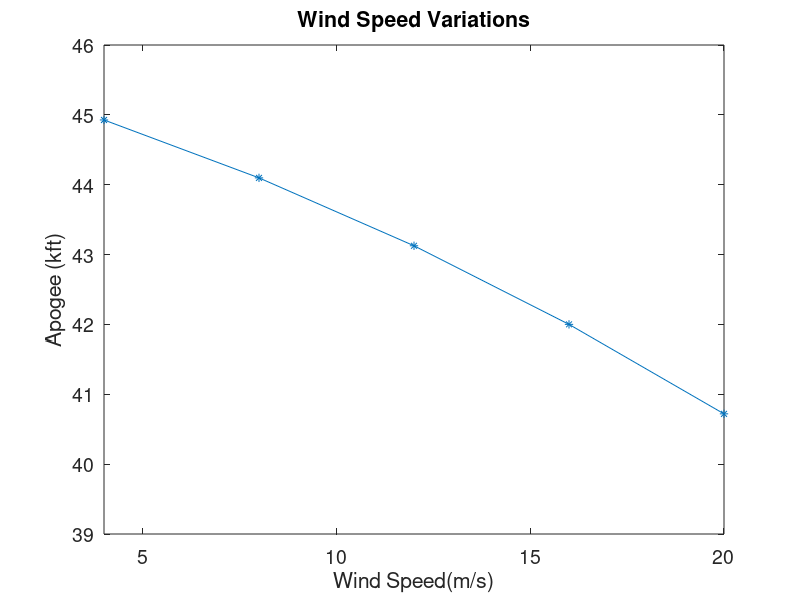
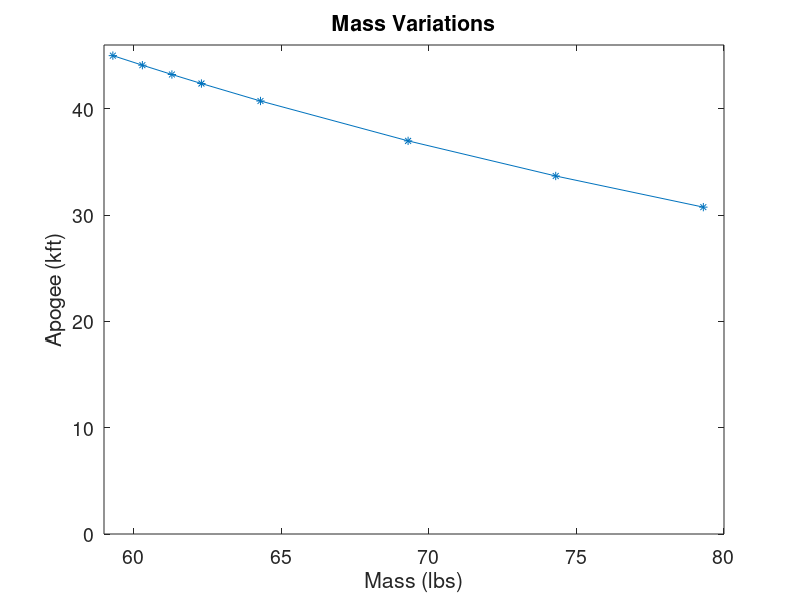
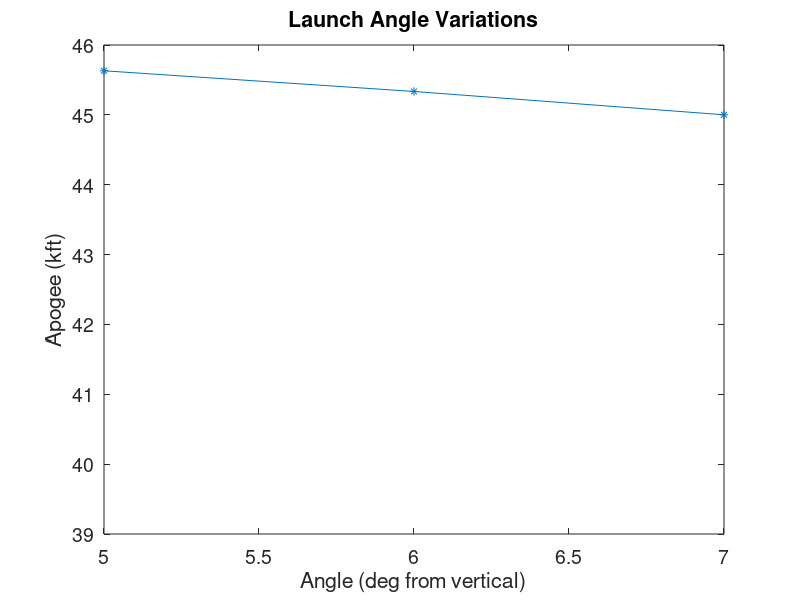
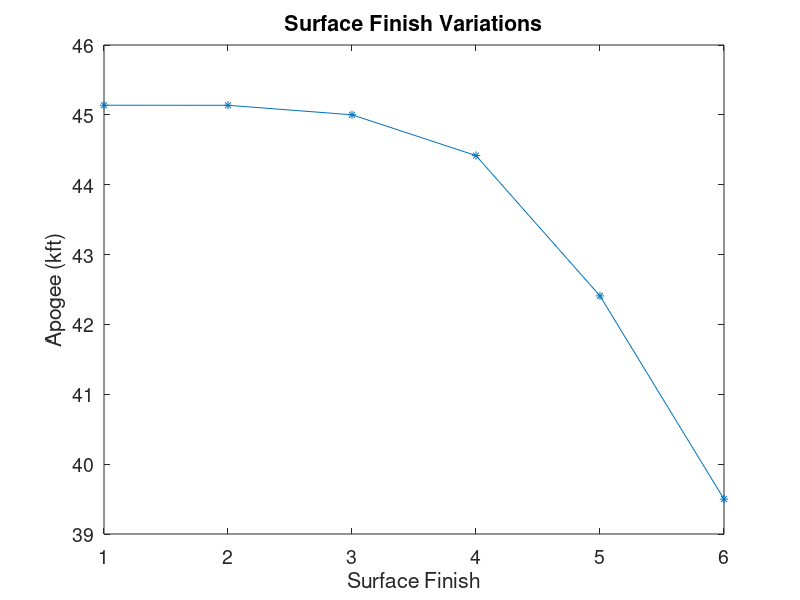

Here is the MATLAB script that generated these plots, in order:
%Plot Wind Speed Variations
WindSpeed = [4 8 12 16 20]
Altitude_Wind = [44.927 44.098 43.126 42.001 40.720]
plot (WindSpeed, Altitude_Wind,'-*')
xlabel('Wind Speed(m/s)')
ylabel('Apogee (kft)')
title('Wind Speed Variations')
axis([4, 20, 39, 46])
set(gca,'fontsize', 14)
figure() 

%Plot Mass Variations
Mass = [59.3, 60.3, 61.3, 62.3, 64.3, 69.3, 74.3, 79.3]
Altitude_Mass = [45.001 44.102 43.226 42.376 40.733 36.982 33.678 30.748] 
plot (Mass, Altitude_Mass, '-*')
xlabel('Mass (lbs)')
ylabel('Apogee (kft)')
title('Mass Variations')
axis([59, 80, 0, 46])
set(gca,'fontsize', 14)
figure() 

%Launch Angle Variations
Launch_Angle = [5 6 7]
Altitude_Angle = [45.631 45.335 45.001] 
plot (Launch_Angle, Altitude_Angle, '-*')
xlabel('Angle (deg from vertical)')
ylabel('Apogee (kft)')
title('Launch Angle Variations')
axis([5, 7, 39, 46])
set(gca,'fontsize', 14)
figure() 

%Surface Finish Variations
SF = [ 1 2 3 4 5 6 ]
Altitude_SF = [45.138 45.137 45.001 44.417 42.408 39.499]
plot (SF, Altitude_SF, '-*')
xlabel('Surface Finish')
ylabel('Apogee (kft)')
title('Surface Finish Variations')
axis([1, 6, 39, 46])
set(gca,'fontsize', 14)

